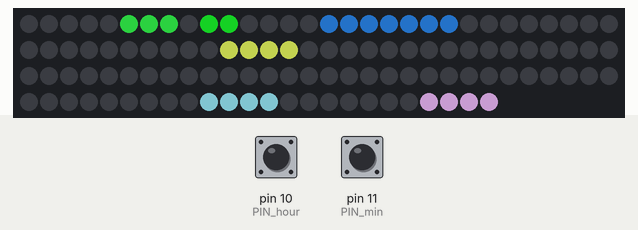
This sketch was run on a simulated Arduino Uno, built with avr-gcc and run on an emulated ATmega328P. On the bench: 114 RGB LEDs in strip order, left to right, continuing on the next row. The test bench sets the inputs (shaded band); at power-on: pin 10 (PIN_hour) HIGH, pin 11 (PIN_min) HIGH. Dim RGB values are drawn brighter than linear; the local clock reads 2024-03-15 10:24:30 at power-on unless the sketch sets it; random numbers use the default seed unless the sketch sets one; what the sketch prints to the serial monitor is not drawn.

Above: at 15.0 s.
15.1 s: pin 10 (PIN_hour) pulled LOW for 3.2 s
At 18.6 s:
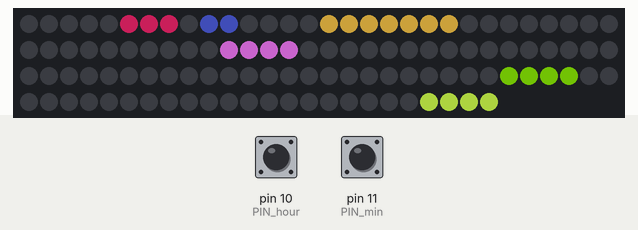
19.8 s: pin 11 (PIN_min) pulled LOW for 1 s
At 21.2 s:
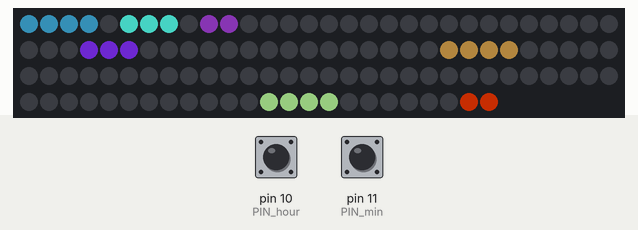
22.3 s: pin 10 (PIN_hour) pulled LOW for 0.25 s
24.1 s: pin 11 (PIN_min) pulled LOW for 0.25 s
At 24.6 s:
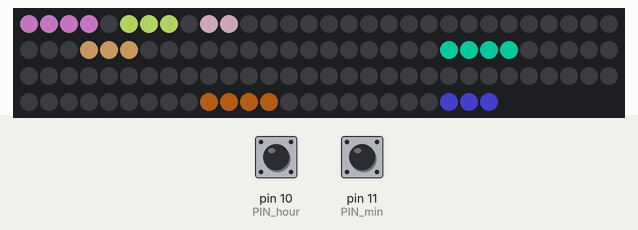
27.3 s: pin 11 (PIN_min) pulled LOW for 3.2 s
At 31.7 s:
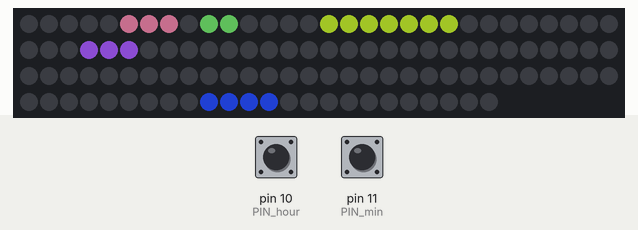
32.0 s: pin 10 (PIN_hour) pulled LOW for 1 s
At 33.3 s:
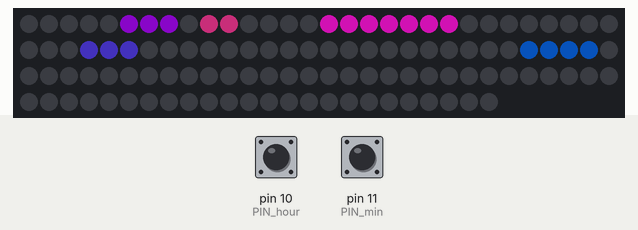

Measured:
- after the input at 15.1 s, the LEDs: first change after 0.26 s (image 1 shows a later state)
- after the input at 19.8 s, the LEDs: first change after 0.24 s (image 2 shows a later state)
- after the input at 24.1 s, the LEDs: change after 0.25 s (image 3)
- after the input at 32.0 s, the LEDs: first change after 0.23 s (image 5 shows a later state)

The sketch:

DS1302_word_clock.ino
```cpp
/*
 *  Code by Moritz v. Sivers
*/

// load libraries
#include <stdio.h>
#include <DS1302.h>
#include <Adafruit_NeoPixel.h>

// variables for LED strip
#define PIN            9
#define NUMPIXELS     114
#define BRIGHTNESS    127

// pins for buttons
#define PIN_hour    10
#define PIN_min     11

// setup LED strip
Adafruit_NeoPixel pixels = Adafruit_NeoPixel(NUMPIXELS, PIN, NEO_GRB + NEO_KHZ800);

// current time
int second, minute, hour, day, month, year;

// minute of last display update
int lastmin;

// Set the appropriate digital I/O pin connections. These are the pin
// assignments for the Arduino as well for as the DS1302 chip. See the DS1302
// datasheet:
//
//   http://datasheets.maximintegrated.com/en/ds/DS1302.pdf
#define kCePin   5  // Chip Enable
#define kIoPin   6  // Input/Output
#define kSclkPin 7  // Serial Clock

// Create a DS1302 object.
DS1302 rtc(kCePin, kIoPin, kSclkPin);

//Actual words as array variables
int ES[] = {10,9,-1};
int IST[] = {7,6,5,-1};
int FUENF_M[] = {3,2,1,0,-1};
int ZEHN_M[] = {11,12,13,14,-1};
int ZWANZIG[] = {15,16,17,18,19,20,21,-1};
int DREIVIERTEL[] = {32,31,30,29,28,27,26,25,24,23,22,-1};
int VIERTEL[] = {28,27,26,25,24,23,22,-1};
int VOR[] = {33,34,35,-1};
int NACH[] = {40,41,42,43,-1};
int HALB[] = {54,53,52,51,-1};
int ELF[] = {49,48,47,-1};
int FUENF_H[] = {47,46,45,44,-1};
int EIN[] = {55,56,57,-1};
int EINS[] = {55,56,57,58,-1};
int ZWEI[] = {62,63,64,65,-1};
int DREI[] = {76,75,74,73,-1};
int VIER[] = {69,68,67,66,-1};
int SECHS[] = {77,78,79,80,81,-1};
int ACHT[] = {84,85,86,87,-1};
int SIEBEN[] = {93,94,95,96,97,98,-1};
int ZWOELF[] = {92,91,90,89,88,-1};
int ZEHN_H[] = {99,100,101,102,-1};
int NEUN[] = {102,103,104,105,-1};
int UHR[] = {107,108,109,-1};

int flag = 0; //used for display effects to stop it showing more than once

//define colours
uint32_t Black = pixels.Color(0,0,0);
uint32_t White = pixels.Color(255,255,255);
uint32_t Green = pixels.Color(0,255,0);
uint32_t Red = pixels.Color(255,0,0);
uint32_t Gold = pixels.Color(255,204,0);
uint32_t Grey = pixels.Color(30,30,30);
uint32_t Blue = pixels.Color(0,0,255);
//About colours
uint32_t whiteblue = pixels.Color(255,255,255);
uint32_t lightblue = pixels.Color(153,204,255);
uint32_t midblue = pixels.Color(0,102,204);
uint32_t darkblue = pixels.Color(0,0,255);
//coffee
uint32_t Brown = pixels.Color(153,102,051);
//ME!
uint32_t Pink = pixels.Color(255,153,153);


// setup everything
//
void setup()
{
  pixels.begin();
  Serial.begin(9600);
  pinMode(PIN_hour, INPUT);
  pinMode(PIN_min,INPUT);
  digitalWrite(PIN_hour, HIGH);
  digitalWrite(PIN_min, HIGH);
  blank();
  pixels.setBrightness(BRIGHTNESS);

   // Initialize a new chip by turning off write protection and clearing the
  // clock halt flag. These methods needn't always be called. See the DS1302
  // datasheet for details.
  rtc.writeProtect(false);
  rtc.halt(false);

  // set the initial time here
  //year = 2017;
  //month = 12;
  //day = 13;
  //hour = 0;
  //minute = 0;
  //second = 0;

  //setTime();

  //gocrazy(); //
  test();

  readTime(); // read current time
  updateDisplay(false); // show time on display

  lastmin = minute; // initialize last update of display

}

//main loop
//
void loop()
{

 //readout time and check for pressed buttons
  readTime();
  readButtons();

  // update display every minute
  if((minute > lastmin) || (minute == 0 && lastmin == 59)) {
    updateDisplay(false);
    lastmin = minute;
  }

}


// shows time on LED strip
//
void updateDisplay(bool timeset) {

  // number of dots
  int ndots = (minute % 5);

  // choose display effect
  int effect;
  if (timeset) {          // no effect when setting time
    effect = 0;
  }
  else {
    if (ndots==0) {       // scrolling effect every 5 minutes
      effect = 1;
    }
    else {
      effect = 2; // typing effect otherwise
    }
  }

  // blank all pixels
  blank();

   // for "typing" or no effect light up "ES IST" first
  if (effect == 2 || effect == 0) {
    lightup(ES,effect);
    lightup(IST,effect);
  }

  // light up minutes and hours
  switch (minute / 5) {
                case 0:
                    // glatte Stunde
                    if (effect == 1) {
                      gocrazy();
                      blank();
                      lightup(UHR,effect);
                      setHours(hour,true,effect);
                    }
                    else {
                      setHours(hour,true,effect);
                      lightup(UHR,effect);
                    }

                    break;
                case 1:
                    // 5 nach
                    if (effect == 1) {
                      setHours(hour,false,effect);
                      lightup(NACH,effect);
                      lightup(FUENF_M,effect);
                    }
                    else {
                      lightup(FUENF_M,effect);
                      lightup(NACH,effect);
                      setHours(hour,false,effect);
                    }
                    break;
                case 2:
                    // 10 nach
                    if (effect == 1) {
                      setHours(hour,false,effect);
                      lightup(NACH,effect);
                      lightup(ZEHN_M,effect);
                    }
                    else {
                      lightup(ZEHN_M,effect);
                      lightup(NACH,effect);
                      setHours(hour,false,effect);
                    }
                    break;
                case 3:
                    // viertel nach
                    if (effect == 1) {
                      setHours(hour,false,effect);
                      lightup(NACH,effect);
                      lightup(VIERTEL,effect);
                    }
                    else {
                      lightup(VIERTEL,effect);
                      lightup(NACH,effect);
                      setHours(hour,false,effect);
                    }

                    break;
                case 4:
                    // 20 nach
                     if (effect == 1) {
                      setHours(hour,false,effect);
                      lightup(NACH,effect);
                      lightup(ZWANZIG,effect);
                     }
                     else {
                      lightup(ZWANZIG,effect);
                      lightup(NACH,effect);
                      setHours(hour,false,effect);
                     }
                    break;
                case 5:
                    // 5 vor halb
                     if (effect == 1) {
                      setHours(hour + 1,false,effect);
                      lightup(HALB,effect);
                      lightup(VOR,effect);
                      lightup(FUENF_M,effect);
                     }
                     else {
                      lightup(FUENF_M,effect);
                      lightup(VOR,effect);
                      lightup(HALB,effect);
                      setHours(hour + 1,false,effect);
                     }

                    break;
                case 6:
                    // halb
                    if (effect == 1) {
                      setHours(hour + 1,false,effect);
                      lightup(HALB,effect);
                    }
                    else {
                      lightup(HALB,effect);
                      setHours(hour + 1,false,effect);
                    }
                    break;
                case 7:
                    // 5 nach halb
                    if (effect == 1) {
                      setHours(hour + 1,false,effect);
                      lightup(HALB,effect);
                      lightup(NACH,effect);
                      lightup(FUENF_M,effect);
                    }
                    else {
                      lightup(FUENF_M,effect);
                      lightup(NACH,effect);
                      lightup(HALB,effect);
                      setHours(hour + 1,false,effect);
                    }

                    break;
                case 8:
                    // 20 vor
                     if (effect == 1) {
                      setHours(hour + 1,false,effect);
                      lightup(VOR,effect);
                      lightup(ZWANZIG,effect);
                     }
                     else {
                      lightup(ZWANZIG,effect);
                      lightup(VOR,effect);
                      setHours(hour + 1,false,effect);
                     }
                    break;
                case 9:
                    // viertel vor
                    if (effect == 1) {
                      setHours(hour + 1,false,effect);
                      lightup(VOR,effect);
                      lightup(VIERTEL,effect);
                    }
                    else {
                      lightup(VIERTEL,effect);
                      lightup(VOR,effect);
                      setHours(hour + 1,false,effect);
                    }
                    break;
                case 10:
                    // 10 vor
                    if (effect == 1) {
                      setHours(hour + 1,false,effect);
                      lightup(VOR,effect);
                      lightup(ZEHN_M,effect);
                    }
                    else {
                      lightup(ZEHN_M,effect);
                      lightup(VOR,effect);
                      setHours(hour + 1,false,effect);
                    }
                    break;
                case 11:
                    // 5 vor
                    if (effect == 1) {
                      setHours(hour + 1,false,effect);
                      lightup(VOR,effect);
                      lightup(FUENF_M,effect);
                    }
                    else {
                      lightup(FUENF_M,effect);
                      lightup(VOR,effect);
                      setHours(hour + 1,false,effect);
                    }
                    break;
            }

  // for scrolling effect light up "ES IST" last
  if (effect == 1) {
    lightup(ES,effect);
    lightup(IST,effect);
  }

  // always light up dots last
  setDots(ndots, timeset);


  // print time to serial monitor
  //printTime();
}


// reads if buttons are pressed
//
void readButtons() {

  int minbutton = digitalRead(PIN_min);
  int hourbutton = digitalRead(PIN_hour);

  if ((minbutton == LOW) && (hourbutton == LOW)) {
    test();
  }


if (minbutton == LOW) {
  //Serial.println("Minute button pressed");
  if (minute == 59) {
    minute = 0;
    }
  else {
    minute++;
    }
    setTime();
    updateDisplay(true);
    lastmin = minute;
  }

if (hourbutton == LOW) {
  //Serial.println("Hour button pressed");
    if (hour == 23) {
      hour = 0;
    }
    else {
      hour++;
    }
    setTime();
    updateDisplay(true);
    lastmin = minute;
    }

delay(200);

}


// print time to serial monitor
//
void printTime() {
  char buf[50];
  snprintf(buf, sizeof(buf), "%04d-%02d-%02d %02d:%02d:%02d",
           year, month, day,
           hour, minute, second);

  // Print the formatted string to serial so we can see the time.
  Serial.println(buf);
}


// set time in RTC
//
void setTime() {

  // Make a new time object to set the date and time.
  Time t(year, month, day, hour, minute, second, Time::kSunday);

  // Set the time and date on the chip.
  rtc.time(t);
}


// read time from RTC
//
void readTime() {
  // Get the current time and date from the chip.
  Time t = rtc.time();
  year = t.yr;
  month = t.mon;
  day = t.date;
  hour = t.hr;
  minute = t.min;
  second = t.sec;
}

// light up hours on display
//
void setHours(byte hour, boolean glatt, int effect) {
    switch (hour) {
                case 0:
                case 12:
                case 24:
                    lightup(ZWOELF,effect);
                    break;
                case 1:
                case 13:
                    if (glatt) {
                        lightup(EIN,effect);
                    } else {
                        lightup(EINS,effect);
                    }
                    break;
                case 2:
                case 14:
                   lightup(ZWEI,effect);
                    break;
                case 3:
                case 15:
                    lightup(DREI,effect);
                    break;
                case 4:
                case 16:
                    lightup(VIER,effect);
                    break;
                case 5:
                case 17:
                    lightup(FUENF_H,effect);
                    break;
                case 6:
                case 18:
                    lightup(SECHS,effect);
                    break;
                case 7:
                case 19:
                    lightup(SIEBEN,effect);
                    break;
                case 8:
                case 20:
                    lightup(ACHT,effect);
                    break;
                case 9:
                case 21:
                    lightup(NEUN,effect);
                    break;
                case 10:
                case 22:
                    lightup(ZEHN_H,effect);
                    break;
                case 11:
                case 23:
                    lightup(ELF,effect);
                    break;
            }
}

// light up the dots
//
void setDots(int nDots, bool timeset) {
  //Serial.print("Number of dots: ");
  //Serial.println(nDots);
  uint32_t Colour = pixels.Color(random(0,255),random(0,255),random(0,255)); //choose random color
  for (int i = 0; i < nDots; i++) {
    pixels.setPixelColor(113-i, Colour);
    pixels.show();
    if (!timeset) delay(50);
    //Serial.print("lighting up pixel ");
    //Serial.println(i);
  }

}

// light up word on display
//
void lightup(int Word[], int effect) {
  uint32_t Colour = pixels.Color(random(0,255),random(0,255),random(0,255)); //choose random color
  for (int i = 0; i < 12; i++) {
    if(Word[i]==-1) break;
    if (effect==2) {
      pixels.setPixelColor(Word[i], Colour);
      pixels.show();
      delay(50);
    }
    else if (effect==1) {
      int row = Word[i]/11;
      int column;
      if ((row % 2) == 0) {
        column = Word[i]-row*11;
      }
      else {
        column = row*11+10-Word[i];
      }
      for (int j=0; j<row; j++) {
        int x;
        if ((j%2) == 0) {
          x = column+j*11;
        }
        else {
          x = j*11+10-column;
        }
        pixels.setPixelColor(x, Colour);
        pixels.show();
        delay(30);
        pixels.setPixelColor(x, Black);
        pixels.show();
      }
      pixels.setPixelColor(Word[i], Colour);
      pixels.show();
    }
    else {
      pixels.setPixelColor(Word[i], Colour);
      pixels.show();
    }
  }
}

// light up word on display with typing effect
//
/*
void lightup_typing(int Word[]) {
  uint32_t Colour = pixels.Color(random(0,255),random(0,255),random(0,255)); //choose random color
  for (int i = 0; i < 12; i++) {
    if(Word[i]==-1) break;

    //Serial.print("lighting up pixel ");
    //Serial.println(Word[i]);
  }
}

// light up word on display with scroll down effect
//
void lightup_scroll(int Word[]) {
  uint32_t Colour = pixels.Color(random(0,255),random(0,255),random(0,255)); //choose random color
  for (int i = 0; i < 12; i++) {
    if(Word[i]==-1) break;
    int row = Word[i]/11;
    int column;
    if ((row % 2) == 0) {
      column = Word[i]-row*11;
    }
    else {
      column = row*11+10-Word[i];
    }
    for (int j=0; j<row; j++) {
      int x;
      if ((j%2) == 0) {
        x = column+j*11;
      }
      else {
        x = j*11+10-column;
      }
      pixels.setPixelColor(x, Colour);
      pixels.show();
      delay(30);
      pixels.setPixelColor(x, Black);
      pixels.show();
    }
    pixels.setPixelColor(Word[i], Colour);
    pixels.show();
    //Serial.print("lighting up pixel ");
    //Serial.println(Word[i]);
  }
}
*/

// clear all pixels
//
void blank() {
for (int x = 0; x < NUMPIXELS; ++x) {
  pixels.setPixelColor(x, Black);
}
  pixels.show();

}

// wipe pixels
//
void wipe() {

  for (int x = 0; x < NUMPIXELS; ++x) {
    pixels.setPixelColor(x, Blue);
    delay(10);
    pixels.show();
    }
  delay(50);
  for (int x = NUMPIXELS; x > -1; --x) {
    pixels.setPixelColor(x, Black);
    delay(10);
    pixels.show();
  }

   for (int x = 0; x < NUMPIXELS; ++x) {
    pixels.setPixelColor(x, Green);
    delay(10);
    pixels.show();
    }
  delay(50);
  for (int x = NUMPIXELS; x > -1; --x) {
    pixels.setPixelColor(x, Black);
    delay(10);
    pixels.show();
  }

   for (int x = 0; x < NUMPIXELS; ++x) {
    pixels.setPixelColor(x, Red);
    delay(10);
    pixels.show();
   }
  delay(50);
  for (int x = NUMPIXELS; x > -1; --x) {
    pixels.setPixelColor(x, Black);
    delay(10);
    pixels.show();
  }

  blank();

}


// display test
//
void test() {
  Serial.println("Running LED test...");
  blank();
  wipe();
  blank();
  gocrazy();
  blank();
}

// light up pixels randomly
//
void gocrazy() {
  for(int i=0; i<50; i++) {
    int n = random(0,NUMPIXELS);
    for (int j=0; j<n; j++) {
      int x = random(0,NUMPIXELS);
      uint32_t Colour = pixels.Color(random(0,255),random(0,255),random(0,255)); //choose random color
      pixels.setPixelColor(x, Colour);
    }
    pixels.show();
    int t = random(0,10);
    delay(t);
    n = random(0,NUMPIXELS);
    for (int j=0; j<n; j++) {
      int x = random(0,NUMPIXELS);
      pixels.setPixelColor(x, Black);
    }
    pixels.show();
  }
}

// flash pixels
//
void flash() {

blank();
for (int y = 0; y< 10; ++y) {
    for (int x = 0; x < NUMPIXELS; x=x+2) {
      pixels.setPixelColor(x, Pink);
    }
    //pixels.setBrightness(BRIGHTNESS);
    pixels.show();
    delay(50);
    blank();
    delay(50);

    for (int x = 1; x < NUMPIXELS; x=x+2) {
      pixels.setPixelColor(x, Pink);
    }
    //pixels.setBrightness(BRIGHTNESS);
    pixels.show();
    delay(50);
    blank();
    delay(50);
}
blank();
}
```
